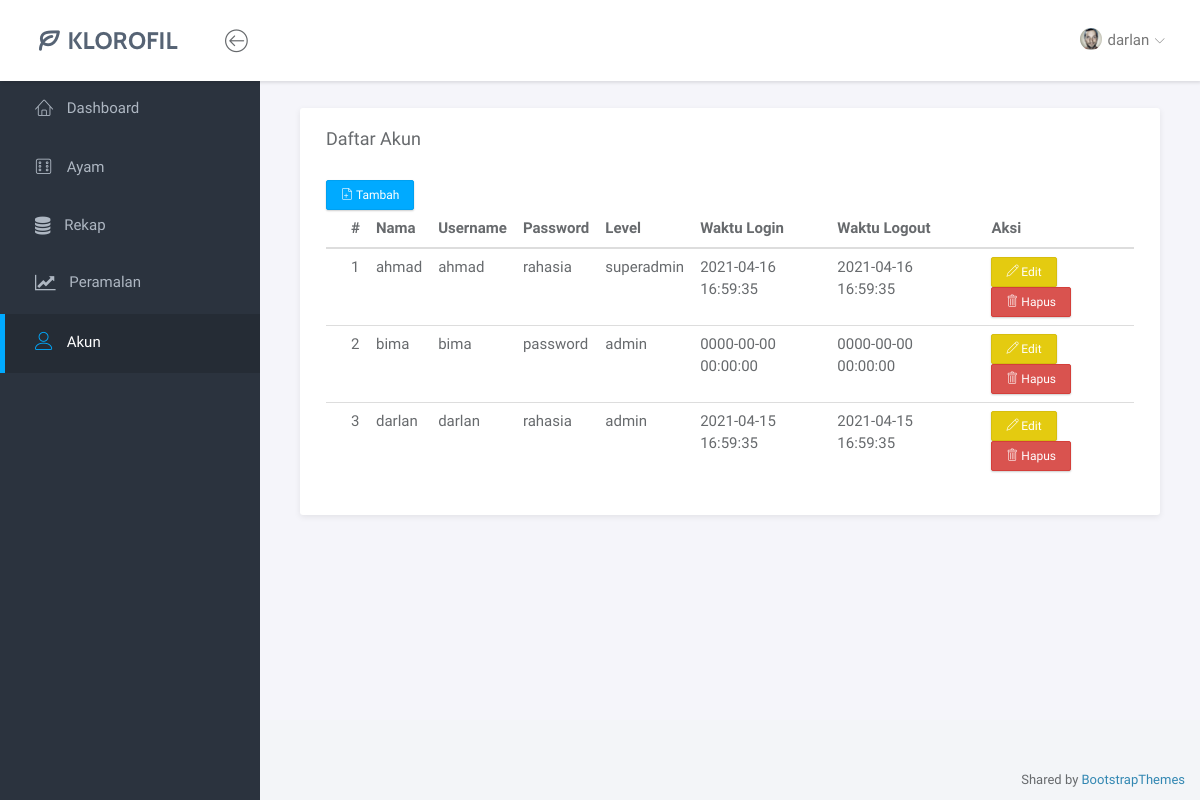
The page /app/akun/ (signed in) on the database as committed earlier.
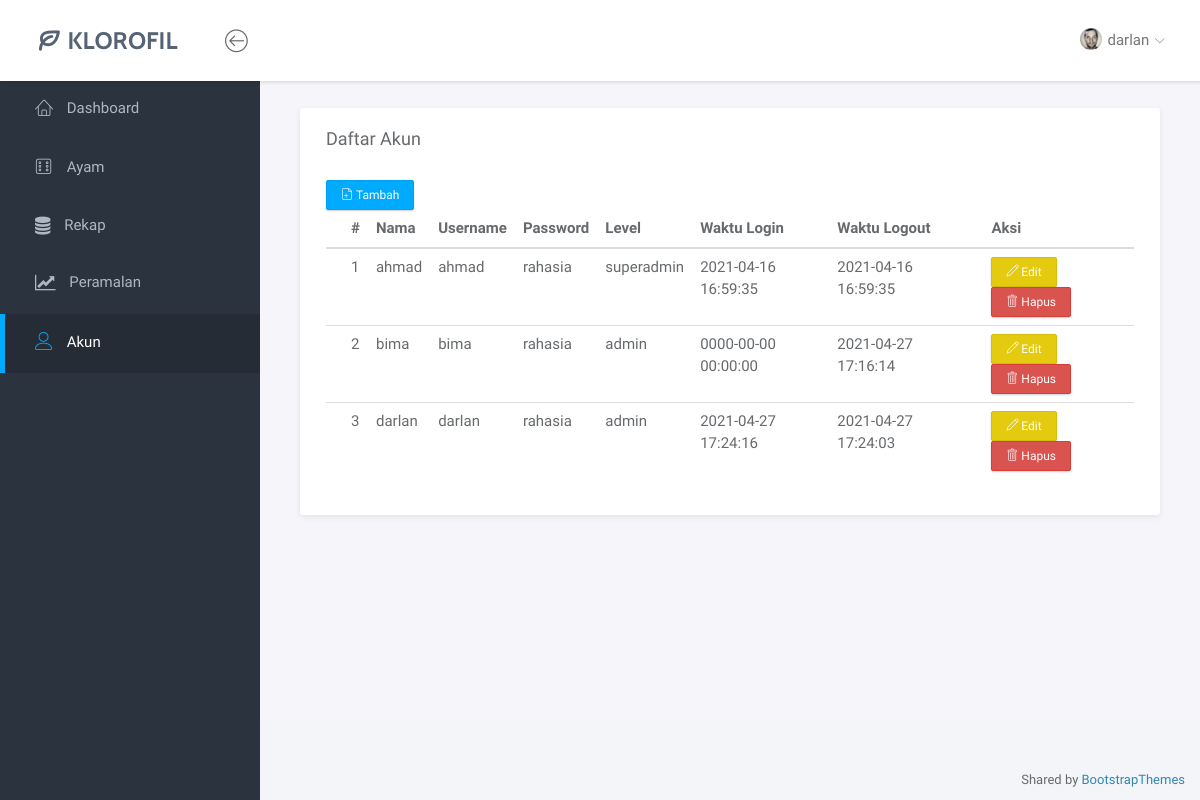
The same page on the database as committed later.
### tables this page shows
CREATE TABLE `akun` (
  `id` int(11) NOT NULL,
  `nama` varchar(20) NOT NULL,
  `username` varchar(20) NOT NULL,
  `password` varchar(20) NOT NULL,
  `level` enum('superadmin','admin') NOT NULL,
  `waktu_login` timestamp NULL DEFAULT NULL,
  `waktu_logout` timestamp NULL DEFAULT NULL
);

### functions/functions.php (called while the page is built, shortened)
<?php
$link = mysqli_connect("localhost", "root", "", "peramalan_ayam");
function tampil($query)
{
  global $link;
  $result = mysqli_query($link, $query);
  while ($row = mysqli_fetch_assoc($result)) {
    $rows[] = $row;
  }
  return $rows;
}

### app/akun/index.php (the view, shortened to what this page needs)
<?php
include_once '../../functions/functions.php';
$data = tampil("SELECT * FROM `akun` ORDER BY `akun`.`nama` ASC");
include '../../tampleting/html_head.php';
include '../../tampleting/navbar-sidebar.php';
?>
<div class="col-md-12">
    <div class="panel">
        <div class="panel-heading">
            <h3 class="panel-title">Daftar Akun</h3>
        </div>
        <div class="panel-body">
            <button type="button" class="btn btn-primary btn-xs" data-toggle="modal" data-target="#tambah_akun"><i class="lnr lnr-file-add"></i> Tambah</button>
            <table class="table table-hover">
                <thead>
                    <tr>
                        <th>#</th>
                        <th>Nama</th>
                        <th>Username</th>
                        <th>Password</th>
                        <th>Level</th>
                        <th>Waktu Login</th>
                        <th>Waktu Logout</th>
                        <th>Aksi</th>
                    </tr>
                </thead>
                <tbody>
                    <?php
                    $no = 1;
                    foreach ($data  as $d) {
                    ?>
                        <tr>
                            <td><?= $no++ ?></td>
                            <td><?= $d['nama'] ?></td>
                            <td><?= $d['username'] ?></td>
                            <td><?= $d['password'] ?></td>
                            <td><?= $d['level'] ?></td>
                            <td><?= $d['waktu_login'] ?></td>
                            <td><?= $d['waktu_logout'] ?></td>
                            <td>
                                <button type="submit" class="btn btn-warning btn-xs" data-toggle="modal" data-target="#edit_akun<?= $d['id'] ?>"><i class="lnr lnr-pencil"></i> Edit</button>
                                <form method="POST" style="display: inline">
                                    <button name="hapus_akun" onclick="return confirm('Apakah Data Ingin Dihapus?')" class="btn btn-danger btn-xs"><i class="lnr lnr-trash"></i> Hapus</button>
                                </form>
                            </td>
                        </tr>
                    <?php
                    }
                    ?>
                </tbody>
            </table>
        </div>
    </div>
</div>
<?php
include '../../tampleting/footer.php';
include '../../tampleting/html_end.php';
?>

Rows that differ between the two databases and show on the page:
changed akun "bima": password "password" → "rahasia"; waktu_logout "0000-00-00 00:00:00" → "2021-04-27 17:16:14"
changed akun "darlan": waktu_login "2021-04-15 16:59:35" → "2021-04-27 17:24:16"; waktu_logout "2021-04-15 16:59:35" → "2021-04-27 17:24:03"
